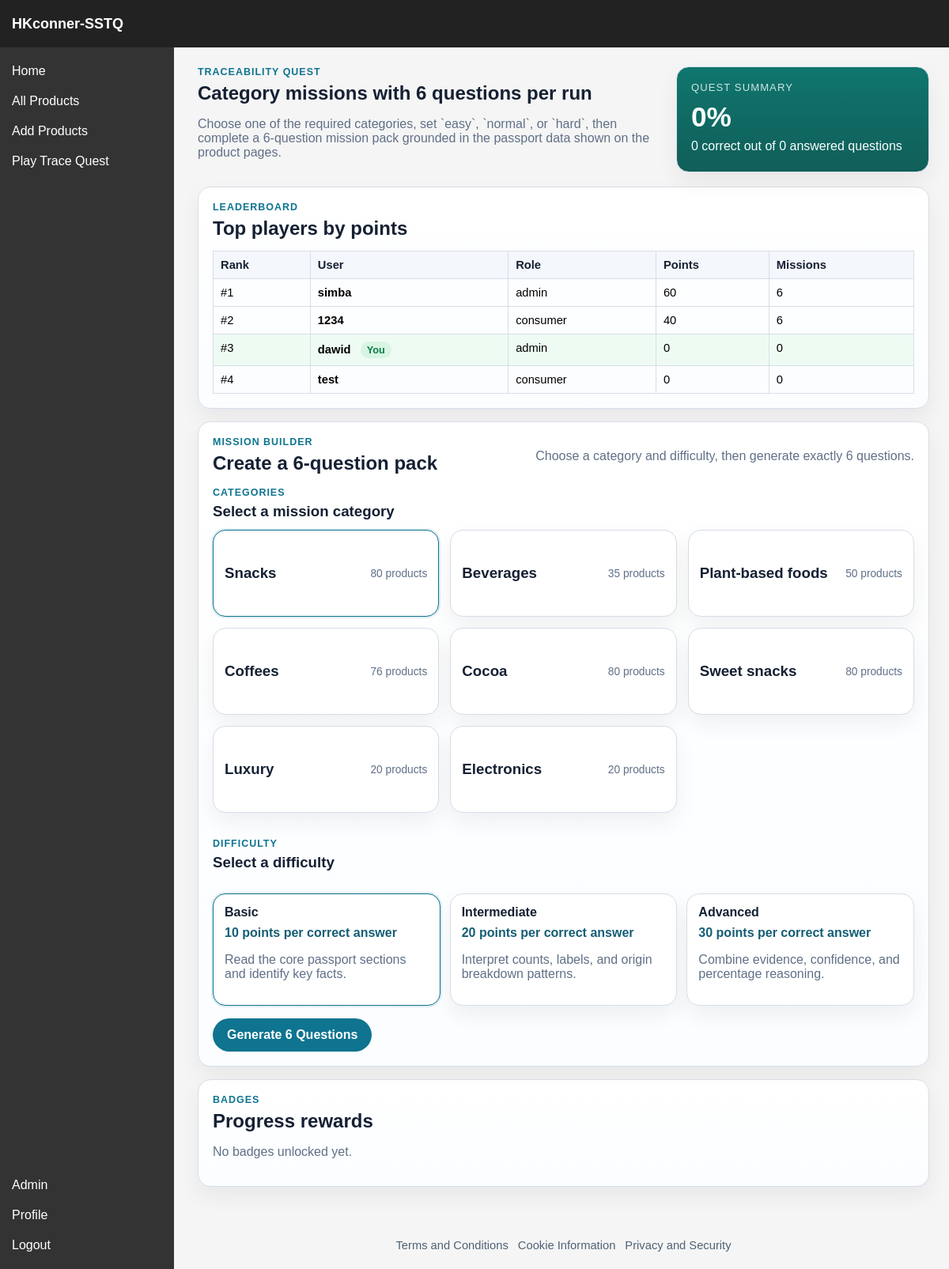
/trace_quest (signed in), run on the app's committed database.
### sstq/models.py (models this page shows, shortened)
class Player(db.Model):
    __tablename__ = "players"
    player_id = db.Column(db.Integer, primary_key=True)
    user_id = db.Column(db.Integer, db.ForeignKey("users.user_id"), unique=True, nullable=False)
    points = db.Column(db.Integer, default=0, nullable=False)
    user = db.relationship("User", backref=db.backref("player", uselist=False))

class User(db.Model, UserMixin):
    __tablename__ = "users"
    user_id = db.Column(db.Integer, primary_key=True)
    username = db.Column(db.String(64), unique=True, nullable=False)
    role = db.Column(db.String(16), default="consumer", nullable=False)
    password_hash = db.Column(db.String(256), nullable=False)
    @property
    def is_verifier(self):
        return self.role == "verifier"
    @property
    def is_admin(self):
        return self.role == "admin"

### sstq/routes/tracequest.py (the view, shortened to what this page needs)
@tracequest_bp.route("/trace_quest", methods=["GET", "POST"])
@login_required
def tracequest():
    player = _ensure_player()
    products = Product.query.order_by(Product.name.asc()).limit(200).all()
    category_cards = _category_cards(products)
    selected_category = request.form.get("mission_category") or request.args.get("category") or MISSION_CATEGORIES[0]["key"]
    if selected_category not in CATEGORY_INDEX:
        selected_category = MISSION_CATEGORIES[0]["key"]
    selected_difficulty = _normalize(request.form.get("difficulty") or request.args.get("difficulty") or "easy")
    if selected_difficulty not in DIFFICULTY_CONFIG:
        selected_difficulty = "easy"
    stats = _mission_stats(player)
    badges = Badge.query.filter_by(player_id=player.player_id).order_by(Badge.badge_id.desc()).all()
    return render_template(
        "tracequest.html",
        player=player,
        stats=stats,
        badges=badges,
        recent_attempts=_recent_attempts(player),
        category_cards=category_cards,
        categories=MISSION_CATEGORIES,
        difficulties=DIFFICULTY_CONFIG,
        selected_category=selected_category,
        selected_difficulty=selected_difficulty,
        leaderboard_rows=_leaderboard_rows(),
    )

### sstq/routes/auth.py (called while the page is built)
@login_manager.user_loader
def load_user(user_id):
    return db.session.get(User, int(user_id))

### sstq/routes/tracequest.py (called while the page is built, shortened)
def _ensure_player():
    player = Player.query.filter_by(user_id=current_user.user_id).first()
    if player:
        return player
    player = Player(user_id=current_user.user_id, points=0)
    db.session.add(player)
    db.session.commit()
    return player

def _clean_text(value):
    return str(value or "").strip()

def _normalize(value):
    return _clean_text(value).casefold()

def _split_categories(raw_category):
    return [_clean_text(part) for part in str(raw_category or "").split(",") if _clean_text(part)]

def _category_tokens(product):
    return {_normalize(part) for part in _split_categories(product.category)}

def _matches_category(product, category_key):
    category = CATEGORY_INDEX.get(category_key)
    if not category:
        return False
    return bool(_category_tokens(product) & category["tokens"])

def _products_for_category(products, category_key):
    return [product for product in products if _matches_category(product, category_key)]

def _mission_stats(player):
    missions = Mission.query.filter_by(player_id=player.player_id).all()
    correct = sum(
        1
        for mission in missions
        if _normalize(mission.player_answer) == _normalize(mission.answer)
    )
    tier_counts = {"easy": 0, "normal": 0, "hard": 0}
    for mission in missions:
        mapped = LEGACY_TIER_MAP.get(_normalize(mission.tier), "easy")
        tier_counts[mapped] += 1
    total = len(missions)
    return {
        "total": total,
        "correct": correct,
        "accuracy": round((correct / total) * 100, 1) if total else 0,
        "tier_counts": tier_counts,
    }

def _category_cards(products):
    cards = []
    for category in MISSION_CATEGORIES:
        category_products = _products_for_category(products, category["key"])
        cards.append(
            {
                "key": category["key"],
                "label": category["label"],
                "count": len(category_products),
                "sample_names": [product.name for product in category_products[:3]],
            }
        )
    return cards

def _recent_attempts(player):
    missions = (
        Mission.query.filter_by(player_id=player.player_id)
        .order_by(Mission.mission_id.desc())
        .limit(18)
        .all()
    )
    rows = []
    return rows

### sstq/templates/tracequest.html (shortened to what this page needs)
{% extends "base.html" %}
{% block custom_css %}<link rel="stylesheet" href="{{ url_for('static', filename='css/tracequest.css') }}">{% endblock %}
{% block content %}
<section class="quest-page">
    <header class="quest-hero">
        <div>
            <p class="eyebrow">Traceability Quest</p>
            <h1>Category missions with 6 questions per run</h1>
            <p class="intro">Choose one of the required categories, set `easy`, `normal`, or `hard`, then complete a 6-question mission pack grounded in the passport data shown on the product pages.</p>
        </div>
        <article class="hero-card">
            <p class="hero-label">Quest Summary</p>
            <p class="hero-value">{{ stats.accuracy }}%</p>
            <p class="hero-meta">{{ stats.correct }} correct out of {{ stats.total }} answered questions</p>
        </article>
    </header>
    <section class="panel">
        <div class="panel-heading">
            <div>
                <p class="section-kicker">Leaderboard</p>
                <h2>Top players by points</h2>
            </div>
        </div>
        {% if leaderboard_rows %}
            <div class="table-wrap">
                <table>
                    <thead>
                        <tr>
                            <th>Rank</th>
                            <th>User</th>
                            <th>Role</th>
                            <th>Points</th>
                            <th>Missions</th>
                        </tr>
                    </thead>
                    <tbody>
                        {% for row in leaderboard_rows %}
                            <tr {% if row.is_current_user %}class="leaderboard-current-row"{% endif %}>
                                <td>#{{ row.rank }}</td>
                                <td>
                                    <strong>{{ row.username }}</strong>
                                    {% if row.is_current_user %}
                                        <span class="current-user-pill">You</span>
                                    {% endif %}
                                </td>
                                <td>{{ row.role }}</td>
                                <td>{{ row.points }}</td>
                                <td>{{ row.missions }}</td>
                            </tr>
                        {% endfor %}
                    </tbody>
                </table>
            </div>
        {% else %}
            <p class="muted">No leaderboard data yet.</p>
        {% endif %}
    </section>
    <section class="panel">
        <div class="panel-heading">
            <div>
                <p class="section-kicker">Mission Builder</p>
                <h2>Create a 6-question pack</h2>
            </div>
            <p class="muted">Choose a category and difficulty, then generate exactly 6 questions.</p>
        </div>
        <div class="builder-section">
            <div class="builder-copy">
                <p class="section-kicker">Categories</p>
                <h3>Select a mission category</h3>
            </div>
        </div>
        <div class="category-grid">
            {% for category in category_cards %}
                <article class="category-card {% if selected_category == category.key %}selected{% endif %}" data-category-card="{{ category.key }}">
                    <div class="category-card-header">
                        <h3>{{ category.label }}</h3>
                        <span>{{ category.count }} products</span>
                    </div>
                </article>
            {% endfor %}
        </div>
        <form method="POST" class="builder-form">
            <div class="builder-section">
                <div class="builder-copy">
                    <p class="section-kicker">Difficulty</p>
                    <h3>Select a difficulty</h3>
                </div>
            </div>
            <div class="difficulty-hints">
                {% for key, config in difficulties.items() %}
                    <article class="difficulty-card {% if selected_difficulty == key %}selected{% endif %}" data-difficulty-card="{{ key }}">
                        <p class="difficulty-title">{{ config.label }}</p>
                        <p class="difficulty-points">{{ config.points }} points per correct answer</p>
                        <p class="difficulty-text">{{ config.description }}</p>
                    </article>
                {% endfor %}
            </div>
            <button type="submit" class="primary-button">Generate 6 Questions</button>
        </form>
    </section>
    <section class="panel">
        <div class="panel-heading">
            <div>
                <p class="section-kicker">Badges</p>
                <h2>Progress rewards</h2>
            </div>
        </div>
        {% if badges %}
            <div class="badge-grid">
                {% for badge in badges %}
                    <article class="badge-card">
                        <p class="badge-name">{{ badge.name }}</p>
                        <p class="badge-tier">{{ badge.tier }}</p>
                    </article>
                {% endfor %}
            </div>
        {% else %}
            <p class="muted">No badges unlocked yet.</p>
        {% endif %}
    </section>
</section>
{% endblock %}

### sstq/static/css/base.css (style rules this page uses)
* { box-sizing: border-box; }
body { margin: 0; font-family: Arial, sans-serif; min-height: 100vh; }

### sstq/static/css/tracequest.css (style rules this page uses)
:root { --quest-ink: #152033; --quest-muted: #607087; --quest-line: #d7dee8; --quest-panel: #ffffff; --quest-bg: #f4f7fb; --quest-accent: #0e7490; --quest-accent-deep: #155e75; --quest-success: #0f7b4b; --quest-success-bg: #eefbf3; --quest-error: #b42318; --quest-error-bg: #fff4f2; }
.quest-page { max-width: 1160px; margin: 24px auto; padding: 0 10px 28px; }
.quest-hero { display: grid; grid-template-columns: 1.7fr minmax(240px, 320px); gap: 18px; align-items: stretch; margin-bottom: 18px; }
.eyebrow, .section-kicker { margin: 0 0 6px; color: var(--quest-accent); text-transform: uppercase; letter-spacing: 0.08em; font-size: 0.78rem; font-weight: 700; }
.quest-page h1 { margin: 0 0 10px; color: var(--quest-ink); }
.intro, .muted, .difficulty-text { color: var(--quest-muted); }
.hero-card, .stat-card, .panel, .category-card, .difficulty-card, .question-card, .result-card, .review-card, .badge-card { background: var(--quest-panel); border: 1px solid var(--quest-line); border-radius: 16px; box-shadow: 0 12px 28px rgba(15, 23, 42, 0.06); }
.hero-card { padding: 18px; background: linear-gradient(180deg, #0f766e 0%, #115e59 100%); color: #f8fffe; }
.hero-label, .hero-meta { margin: 0; }
.hero-label { font-size: 0.82rem; text-transform: uppercase; letter-spacing: 0.08em; opacity: 0.82; }
.hero-value { margin: 10px 0 8px; font-size: 2.2rem; font-weight: 800; }
.panel { margin-top: 16px; padding: 18px; background: linear-gradient(180deg, #ffffff 0%, #fbfdff 100%); }
.panel-heading { display: flex; align-items: flex-start; justify-content: space-between; gap: 14px; margin-bottom: 14px; }
.panel-heading h2 { margin: 0; color: var(--quest-ink); }
.builder-section { margin-bottom: 12px; }
.builder-copy h3 { margin: 0; color: var(--quest-ink); }
.builder-form { margin-top: 26px; padding-top: 6px; }
.category-grid, .question-list, .review-list { display: grid; gap: 14px; }
.category-grid { grid-template-columns: repeat(auto-fit, minmax(240px, 1fr)); }
.category-card { padding: 14px; border-color: #d5dde8; min-height: 110px; display: flex; align-items: center; cursor: pointer; transition: border-color 0.15s ease, box-shadow 0.15s ease, transform 0.15s ease; }
.category-card.selected, .difficulty-card.selected { border-color: var(--quest-accent); box-shadow: 0 0 0 2px rgba(14, 116, 144, 0.12); }
.category-card-header { display: flex; align-items: center; justify-content: space-between; gap: 10px; width: 100%; }
.category-card-header h3 { margin: 0; color: var(--quest-ink); }
.category-card-header span { color: var(--quest-muted); font-size: 0.86rem; }
.builder-form, .mission-form { display: grid; gap: 16px; }
.difficulty-hints { display: grid; gap: 12px; grid-template-columns: repeat(auto-fit, minmax(220px, 1fr)); }
.difficulty-card { padding: 14px; min-height: 140px; }
.difficulty-title, .badge-name, .review-title, .question-text { margin: 0; color: var(--quest-ink); font-weight: 700; }
.difficulty-points, .badge-tier { margin: 8px 0 6px; color: var(--quest-accent-deep); font-weight: 600; }
.primary-button { width: fit-content; border: 0; border-radius: 999px; padding: 12px 18px; background: var(--quest-accent); color: #fff; font: inherit; font-weight: 700; cursor: pointer; }
.leaderboard-current-row { background: #eefbf3; }
.current-user-pill { display: inline-flex; align-items: center; margin-left: 8px; padding: 3px 8px; border-radius: 999px; background: #d7f5e2; color: var(--quest-success); font-size: 0.8rem; font-weight: 700; }
.table-wrap { overflow-x: auto; }
table { width: 100%; border-collapse: collapse; }
th, td { border: 1px solid var(--quest-line); padding: 9px; text-align: left; vertical-align: top; font-size: 0.92rem; }
th { background: var(--quest-bg); color: var(--quest-ink); }

### data on the page
Player: rank "1", username "simba", role "admin", points "60", missions "6"
Player: rank "2", username "1234", role "consumer", points "40", missions "6"
User: rank "3", username "dawid", shows "You", role "admin", points "0", missions "0"
Player: rank "4", username "test", role "consumer", points "0", missions "0"

### other printed values
{{ stats.accuracy }} "0"
{{ stats.correct }} "0"
{{ stats.total }} "0"
{{ category.label }} "Snacks" "Beverages" "Plant-based foods" "Coffees" "Cocoa" "Sweet snacks" "Luxury" "Electronics"
{{ category.count }} "80" "35" "50" "76" "80" "80" "20" "20"
{{ config.label }} "Basic" "Intermediate" "Advanced"
{{ config.points }} "10" "20" "30"
{{ config.description }} "Read the core passport sections and identify key facts." "Interpret counts, labels, and origin breakdown patterns." "Combine evidence, confidence, and percentage reasoning."
